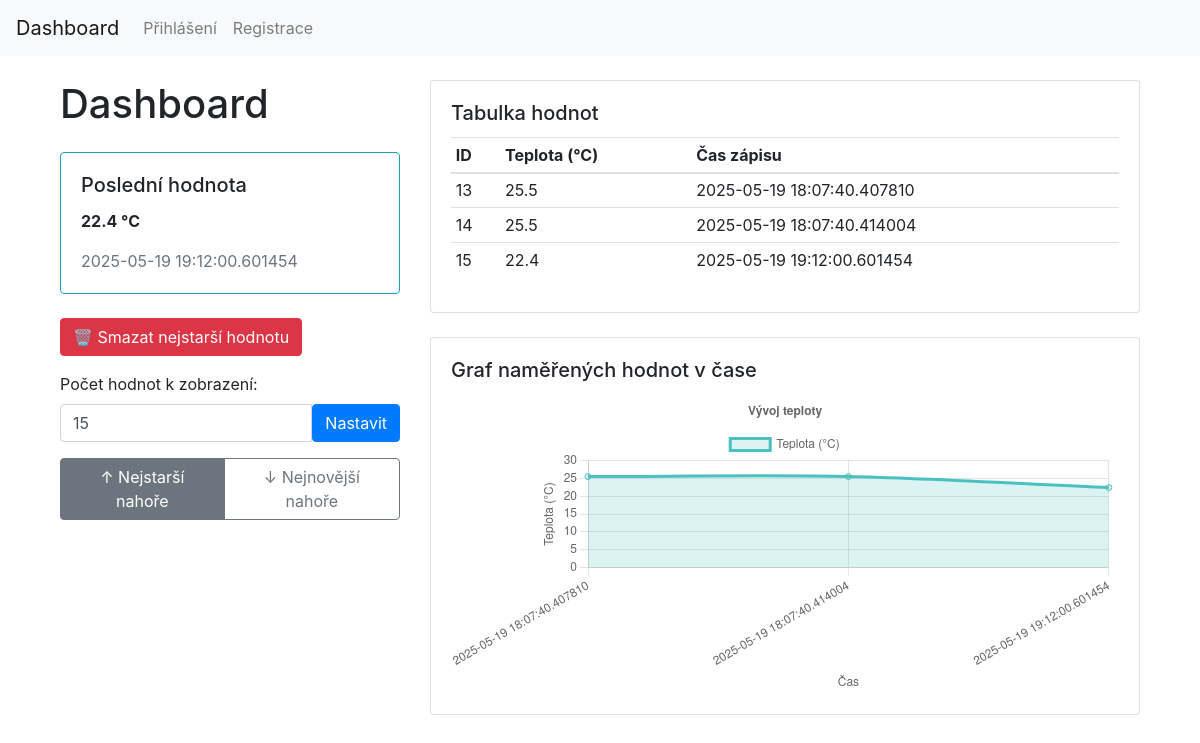
The page /dashboard (signed in) on the database its author committed.
### models.py (models this page shows)
class Data(db.Model):
    id = db.Column(db.Integer, primary_key=True)
    temperature = db.Column(db.Float, nullable=False)
    timestamp = db.Column(db.DateTime, default=datetime.utcnow, nullable=False)

### main.py (the view)
@app.route('/dashboard', methods=['GET', 'POST'])
def dashboard():
    if 'user_id' not in session:
        return redirect(url_for('login'))
    count = request.args.get('count', 15, type=int)
    sort = request.args.get('sort', 'asc')
    data_query = Data.query.order_by(Data.timestamp.asc() if sort == 'asc' else Data.timestamp.desc())
    data = data_query.all()
    if request.method == 'POST' and data:
        oldest = data_query.first()
        db.session.delete(oldest)
        db.session.commit()
        return redirect(url_for('dashboard', count=count, sort=sort))
    return render_template('dashboard.html',
        table_data=data[:count],
        last_value=data[-1] if data else None,
        data=data,
        count=count,
        sort=sort
    )

### templates/dashboard.html (shortened to what this page needs)
{% extends "base.html" %}
{% block content %}
<div class="container-fluid">
  <div class="row">
    <div class="col-lg-4 mb-4">
      <h1 class="mb-4">Dashboard</h1>
      {% if last_value %}
      <div class="card border-info mb-4">
        <div class="card-body">
          <h5 class="card-title">Poslední hodnota</h5>
          <p class="card-text display-6">
            <strong>{{ last_value.temperature }} °C</strong>
          </p>
          <p class="card-text text-muted">{{ last_value.timestamp }}</p>
        </div>
      </div>
      {% endif %}
      <form method="POST" class="d-grid mb-3">
        <button type="submit" class="btn btn-danger">🗑️ Smazat nejstarší hodnotu</button>
      </form>
      <form method="GET" class="mb-3">
        <label for="count" class="form-label">Počet hodnot k zobrazení:</label>
        <div class="input-group">
          <input type="number" class="form-control" name="count" id="count" value="{{ count }}" min="1">
          <button type="submit" class="btn btn-primary">Nastavit</button>
        </div>
      </form>
      <div class="btn-group w-100" role="group">
        <a href="{{ url_for('dashboard', sort='asc', count=count) }}" class="btn btn-outline-secondary {% if sort == 'asc' %}active{% endif %}">
          ↑ Nejstarší nahoře
        </a>
        <a href="{{ url_for('dashboard', sort='desc', count=count) }}" class="btn btn-outline-secondary {% if sort == 'desc' %}active{% endif %}">
          ↓ Nejnovější nahoře
        </a>
      </div>
    </div>
    <div class="col-lg-8">
      {% if table_data %}
      <div class="card">
        <div class="card-body">
          <h5 class="card-title">Tabulka hodnot</h5>
          <div class="table-responsive">
            <table class="table table-sm table-hover">
              <thead>
                <tr>
                  <th>ID</th>
                  <th>Teplota (°C)</th>
                  <th>Čas zápisu</th>
                </tr>
              </thead>
              <tbody>
                {% for item in table_data %}
                <tr class="{% if item.temperature > 30 %}table-danger{% elif item.temperature < 22 %}table-primary{% endif %}">
                  <td>{{ item.id }}</td>
                  <td>{{ item.temperature }}</td>
                  <td>{{ item.timestamp }}</td>
                </tr>
                {% endfor %}
              </tbody>
            </table>
          </div>
        </div>
      </div>
      {% else %}
      <p>Žádná data k zobrazení.</p>
      {% endif %}
      <div class="card mt-4">
        <div class="card-body">
          <h5 class="card-title">Graf naměřených hodnot v čase</h5>
          <canvas id="temperatureChart" style="max-height: 300px; width: 100%;"></canvas>
        </div>
      </div>
    </div>
  </div>
</div>
{% endblock %}
{% block scripts %}
<script>
  const ctx = document.getElementById('temperatureChart').getContext('2d');
  const temperatureChart = new Chart(ctx, {
    type: 'line',
    data: {
      labels: [{% for item in data %}"{{ item.timestamp }}"{% if not loop.last %}, {% endif %}{% endfor %}],
      datasets: [{
        label: 'Teplota (°C)',
        data: [{% for item in data %}{{ item.temperature }}{% if not loop.last %}, {% endif %}{% endfor %}],
        fill: true,
        backgroundColor: 'rgba(75, 192, 192, 0.2)',
        borderColor: 'rgba(75, 192, 192, 1)',
        tension: 0.3,
        pointRadius: 3,
        pointHoverRadius: 6
      }]
    },
    options: {
      responsive: true,
      plugins: {
        legend: { position: 'top' },
        title: { display: true, text: 'Vývoj teploty' }
      },
      scales: {
        x: {
          display: true,
          title: { display: true, text: 'Čas' },
          ticks: { autoSkip: true, maxRotation: 45, minRotation: 30 }
        },
        y: {
          display: true,
          title: { display: true, text: 'Teplota (°C)' },
          beginAtZero: true
        }
      }
    }
  });
</script>
{% endblock %}

### templates/base.html (shortened to what this page needs)
<!doctype html>
<html lang="cs">
<head>
  <link rel="stylesheet" href="https://stackpath.bootstrapcdn.com/bootstrap/4.5.2/css/bootstrap.min.css">
</head>
<body>
<nav class="navbar navbar-expand-lg navbar-light bg-light">
  <a class="navbar-brand" href="{{ url_for('dashboard') }}">Dashboard</a>
  <div class="collapse navbar-collapse">
    <ul class="navbar-nav mr-auto">
      {% if session.logged_in %}
      <li class="nav-item">
        <a class="nav-link" href="{{ url_for('logout') }}">Odhlásit se</a>
      </li>
      {% else %}
      <li class="nav-item">
        <a class="nav-link" href="{{ url_for('login') }}">Přihlášení</a>
      </li>
      <li class="nav-item">
        <a class="nav-link" href="{{ url_for('register') }}">Registrace</a>
      </li>
      {% endif %}
    </ul>
  </div>
</nav>
<div class="container mt-4">
  {% block content %}{% endblock %}
</div>
{% block scripts %}{% endblock %}
</body>
</html>

### rows shown on the page
Data: temperature "22.4", timestamp "2025-05-19 19:12:00.601454", id "15"
Data: id "13", temperature "25.5", timestamp "2025-05-19 18:07:40.407810"
Data: id "14", temperature "25.5", timestamp "2025-05-19 18:07:40.414004"

### other values the page prints
chart data {{ item.temperature }} 25.5, 25.5, 22.4
